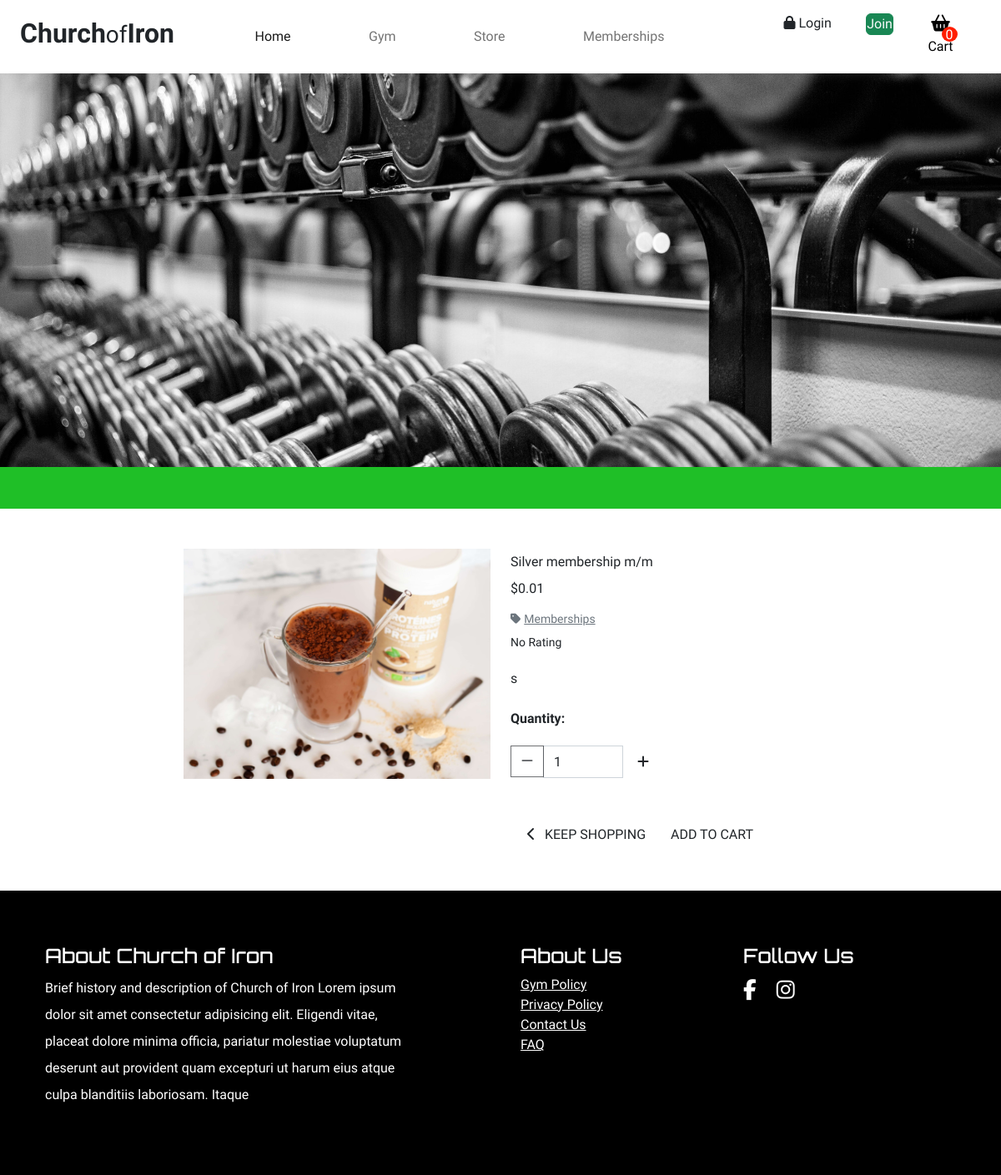
The page /store/4/ on the database as committed earlier.
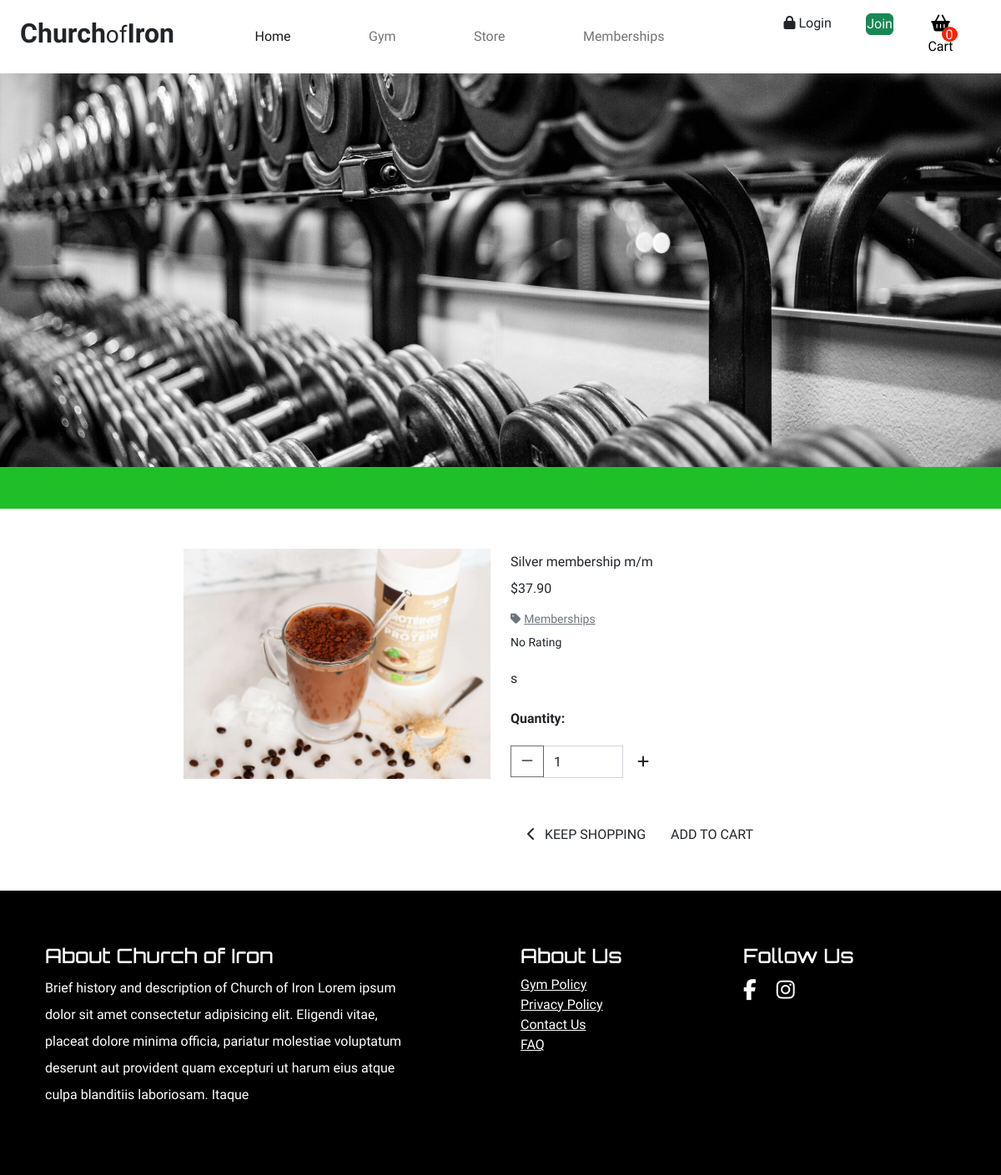
The same page on the database as committed later.
### store/models.py (models this page shows, shortened)
class Product(models.Model):
    name = models.CharField(max_length=50)
    category = models.ForeignKey(
        Category, null=True, blank=True, on_delete=models.SET_NULL)
    price = models.DecimalField(max_digits=6, decimal_places=2)
    rating = models.DecimalField(
        max_digits=6, decimal_places=1, null=True, blank=True)
    description = models.TextField()
    reviews = models.TextField(null=True, blank=True)
    has_size = models.BooleanField(default=False)
    inventory = models.IntegerField()
    delivery = models.BooleanField(default=True)
    image = models.ImageField(null=True, blank=True)

class Category(models.Model):
    class Meta:
        verbose_name_plural = 'Categories'
    name = models.CharField(max_length=50)
    friendly_name = models.CharField(max_length=50)

### store/views.py (the view)
def product_detail(request, product_id):
    product = get_object_or_404(Product, id=product_id)
    context = {
        'product': product,
    }
    return render(request, 'store/product_detail.html', context)

### global_context/navbar_context.py (called while the page is built)
def navbar_context(request):
    gyms = Gym.objects.all()
    memberships = Membership.objects.all()
    categories = Category.objects.all()
    GOOGLE_MAPS_SECRET_KEY = settings.GOOGLE_MAPS_SECRET_KEY
    context = {
        'gyms': gyms,
        'memberships': memberships,
        'categories': categories,
    }
    return context

### store/templates/store/product_detail.html (shortened to what this page needs)
{% extends 'base.html' %}
{% load static %}
{% block page_header %}
    <div class="top-banner" style="background-image: url('/media/dumbell-rack.jpg'); background-size: cover; background-position: center;"></div>
    <div class="band"></div>
{% endblock page_header %}
{% block content %}
    <div class="container-fluid">
        <div class="row">
            <div class="col-12 col-md-6 col-lg-4 offset-lg-2">
                <div class="image-container my-5">
                    {% if product.image %}
                        <img class="card-img-top img-fluid" src="{{ product.image.url }}" alt="{{ product.name }}">
                    {% endif %}
                </div>
            </div>
            <div class="col-12 col-md-6 col-lg-4">
                <div class="mb-5 mt-md-5">
                    <p class="mb-0">{{ product.name }}</p>
                    <p class="mb-0 text-start">${{ product.price }}</p>
                    {% if product.category %}
                    <p class="small mt-1 mb-0">
                        <a class="text-muted" href="{% url 'store_view' %}?category={{ product.category.name }}">
                            <i class="fas fa-tag me-1"></i>{{ product.category.friendly_name }}
                        </a>
                    </p>
                    {% endif %}
                    {% if product.rating %}
                        <small><i class="fas fa-star me-1"></i>{{ product.rating }} / 5</small>
                    {% else %}
                        <small>No Rating</small>
                    {% endif %}
                    <p class="mt-3">{{ product.description }}</p>
                    <form class="form" action="{% url 'add_to_cart' product.id %}" method="POST">
                        <div class="form-row">
                            {% with product.has_sizes as size %}
                            <div class="col-12">
                                <p class="mt-3"><strong>Quantity:</strong></p>
                                <div class="form-group w-50">
                                    <div class="input-group">
                                        <div class="input-group-prepend">
                                            <button class="decrement-qty btn btn-black rounded-0"
                                                data-item_id="{{ product.id }}" id="decrement-qty_{{ product.id }}">
                                                <span>
                                                    <i class="fas fa-minus"></i>
                                                </span>
                                            </button>
                                        </div>
                                        <input class="form-control qty_input" type="number"
                                            name="quantity" value="1" min="1" max="99"
                                            data-item_id="{{ product.id }}"
                                            id="id_qty_{{ product.id }}">
                                        <div class="input-group-append">
                                            <button class="increment-qty btn btn-black rounded-0"
                                                data-item_id="{{ product.id }}" id="increment-qty_{{ product.id }}">
                                                <span class="icon">
                                                    <i class="fas fa-plus"></i>
                                                </span>
                                            </button>
                                        </div>
                                    </div>
                                </div>
                            </div>
                            <div class="col{% if size %}-12 mt-2{% endif %}">
                                <a href="{% url 'store_view' %}" class="btn btn-outline-black rounded-0 mt-5">
                                    <span class="icon">
                                        <i class="fas fa-chevron-left"></i>
                                    </span>
                                    <span class="text-uppercase">Keep Shopping</span>
                                </a>
                                <input type="submit" class="btn btn-black rounded-0 text-uppercase mt-5" value="Add to Cart">
                            </div>
                            {% endwith %}
                        </div>
                    </form>
                </div>
            </div>
        </div>
    </div>
{% endblock %}

### templates/base.html (shortened to what this page needs)
{% load static %}
<!DOCTYPE html>
<html lang="en">
    <head>
        {% block main_css %}
            <link rel="stylesheet" href="https://cdn.jsdelivr.net/npm/bootstrap@5.2.2/dist/css/bootstrap.min.css">
            <link rel="stylesheet" href="{% static 'css/base.css' %}">
        {% endblock %}
    </head>
    <body>
        <header class="container-fluid fixed-top bg-white">
            {% include 'includes/navbar.html' %}
        </header>
        {% block page_header %}{% endblock page_header %}
        <main>
            {% block content %}{% endblock content %}
        </main>
        <footer class="bg-black text-white">
            {% include 'includes/footer.html' %}
        </footer>
    </body>
</html>

### templates/includes/navbar.html (shortened to what this page needs)
<div class="row pt-3">
    <div class="col-2">
        <a href="{% url 'home' %}" class="nav-logo"><b>Church</b><small>of</small><b>Iron</b></a>
    </div>
    <div class="col-7">
        <nav class="navbar navbar-expand-lg">
            <div class="collapse navbar-collapse" id="navbarToggler">
                <div class="col-12">
                    <ul class="navbar-nav justify-content-evenly">
                        <li class="nav-item">
                            <a class="nav-link active" aria-current="page" href="{% url 'home' %}">Home</a>
                        </li>
                        <li class="nav-item dropdown">
                            <a class="nav-link" href="{% url 'all_gyms' %}" aria-haspopup="true" aria-expanded="false">Gym</a>
                        </li>
                        <li class="nav-item dropdown">
                            <a class="nav-link" href="{% url 'store_view' %}" aria-haspopup="true" aria-expanded="false">Store</a>
                        </li>
                        <li class="nav-item dropdown">
                            <a class="nav-link" href="{% url 'all_memberships' %}">Memberships</a>
                        </li>
                    </ul>
                </div>
            </div>
        </nav>
    </div>
    <div class="col-3">
        <div class="col-12">
            <ul class="d-flex justify-content-evenly">
                {% if user.is_authenticated %}
                <li class="list-inline-item dropdown">
                    <a class="text-black nav-link" href="{% url 'profile' %}" aria-haspopup="true" aria-expanded="false">
                        <div class="text-center">
                            <div><i class="fas fa-user fa-lg"></i></div>
                            <p class="my-0">My Account</p>
                        </div>
                    </a>
                    <div class="dropdown-menu" aria-labelledby="user-options">
                        <a href="{% url 'profile' %}" class="dropdown-item">My Info</a>
                        <a href="{% url 'profile' %}" class="dropdown-item">Membership</a>
                        <a href="{% url 'profile' %}" class="dropdown-item">Order History</a>
                        <a href="{% url 'account_logout' %}" class="dropdown-item">Logout</a>
                    </div>
                </li>
                {% else %}
                <li class="list-inline-item">
                    <a href="{% url 'account_login' %}" class="nav-link"><i class="fa-solid fa-lock"></i> Login</a>
                </li>
                <li class="list-inline-item">
                    <a href="{% url 'account_signup' %}" class="nav-link btn btn-success text-light">Join</a>
                </li>
                {% endif %}
                <li class="list-inline-item position-relative cart-dropdown">
                    <span class="cart-count"> {{ cart_count }} </span>
                    <a class="text-black nav-link" href="{% url 'cart_view' %}" aria-haspopup="true" aria-expanded="false">
                        <div class="text-center">
                            <div><i class="fa-solid fa-lg fa-basket-shopping"></i></div>
                            <p class="my-0">Cart</p>
                        </div>
                    </a>
                </li>
            </ul>
        </div>
    </div>
</div>

### templates/includes/footer.html
<div class="container py-5">
    <div class="row py-3">
        <div class="col-sm-5">
            <h4>About Church of Iron</h4>
            <p>
                Brief history and description of Church of Iron
                Lorem ipsum dolor sit amet consectetur adipisicing elit.
                Eligendi vitae, placeat dolore minima officia, pariatur
                molestiae voluptatum deserunt aut provident quam excepturi
                ut harum eius atque culpa blanditiis laboriosam. Itaque
            </p>
        </div>
        <div class="col-sm-6 offset-sm-1">
            <div class="row">
                <div class="col-sm-6">
                    <h4>About Us</h4>
                    <ul>
                        <li>
                            <a href="#">Gym Policy</a>
                        </li>
                        <li>
                            <a href="#">Privacy Policy</a>
                        </li>
                        <li>
                            <a href="#">Contact Us</a>
                        </li>
                        <li>
                            <a href="#">FAQ</a>
                        </li>
                    </ul>
                </div>
                <div class="col-sm-6">
                    <h4>Follow Us</h4>
                    <ul class="social-links">
                        <li>
                            <a href="https://www.facebook.com/"><i class="fa-brands fa-facebook-f"></i></a>
                        </li>
                        <li class="ms-4">
                            <a href="https://www.instagram.com/"><i class="fa-brands fa-instagram"></i></a>
                        </li>
                    </ul>
                </div>
            </div>
        </div>
    </div>
</div>

### static/css/base.css (style rules this page uses)
:root { --green: #1fbf27; --darkgreen: #567b4e; --light: #def8d6; --blue: #004b74; --dark: #2f4858; --white: #fff; }
.icon { align-items: center; display: inline-flex; justify-content: center; height: 1.5rem; width: 1.5rem; }
.top-banner { height: 70vh; }
.band { width: 100%; height: 50px; background-color: var(--green); }
.row { max-width: 100%; margin-left: 0; }
ul { list-style: none; padding-left: 0; }
p { line-height: 2rem; }
img { max-width: 100%; }
body { font-family: "Heebo", sans-serif; }
h1, h2, h3, h4, h5, h6 { font-family: "Orbitron", sans-serif; }
header { box-shadow: 0 -16px 20px 5px gray; }
.nav-logo { font-weight: 500; font-size: 2rem; text-decoration: none; color: var(--black); }
.cart-count { position: absolute; bottom: 40%; right: -5px; min-width: 18px; height: 18px; background-color: rgb(255, 30, 0); color: white; padding: 5px; text-align: center; border-radius: 50%; line-height: 10px; }
footer ul li a { color: var(--white); }
.social-links { display: flex; font-size: 25px; }

Rows that differ between the two databases and show on the page:
changed Product "Silver membership m/m": price "0.01" → "37.90"
